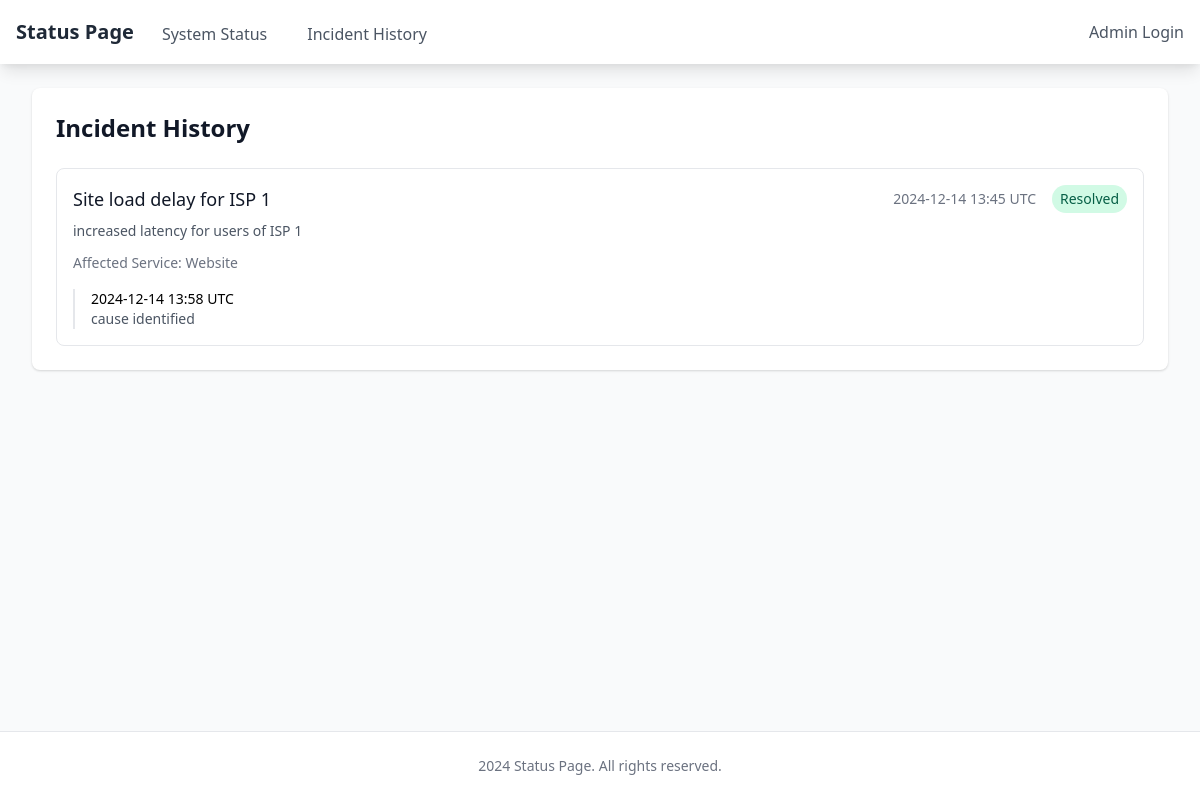
The app's page /history with its own data.
### app/models.py (models this page shows)
class Incident(db.Model):
    id = db.Column(db.Integer, primary_key=True)
    service_id = db.Column(db.Integer, db.ForeignKey('service.id'), nullable=False)
    title = db.Column(db.String(200), nullable=False)
    description = db.Column(db.Text)
    status = db.Column(db.String(20), default='investigating')  # investigating, identified, monitoring, resolved
    created_at = db.Column(db.DateTime, default=datetime.utcnow)
    updated_at = db.Column(db.DateTime, default=datetime.utcnow, onupdate=datetime.utcnow)
    updates = db.relationship('IncidentUpdate', backref='incident', lazy=True)

class Service(db.Model):
    id = db.Column(db.Integer, primary_key=True)
    name = db.Column(db.String(100), nullable=False)
    description = db.Column(db.Text)
    status = db.Column(db.String(20), default='operational')  # operational, degraded, outage
    created_at = db.Column(db.DateTime, default=datetime.utcnow)
    incidents = db.relationship('Incident', backref='service', lazy=True)

class IncidentUpdate(db.Model):
    id = db.Column(db.Integer, primary_key=True)
    incident_id = db.Column(db.Integer, db.ForeignKey('incident.id'), nullable=False)
    message = db.Column(db.Text, nullable=False)
    status = db.Column(db.String(20))
    created_at = db.Column(db.DateTime, default=datetime.utcnow)

### app/routes/public.py (the view)
@bp.route('/history')
def history():
    incidents = Incident.query.order_by(Incident.created_at.desc()).all()
    return render_template('public/history.html', incidents=incidents)

### app/__init__.py (called while the page is built)
def create_app(config_class=Config):
    app = Flask(__name__)
    app.config.from_object(config_class)
    db.init_app(app)
    login_manager.init_app(app)
    migrate.init_app(app, db)
    login_manager.login_view = 'admin.login'
    login_manager.login_message_category = 'info'
    @app.context_processor
    def inject_year():
        return {'current_year': datetime.utcnow().year}
    from app.routes import admin, public
    app.register_blueprint(admin.bp)
    app.register_blueprint(public.bp)
    return app

### app/templates/public/history.html (shortened to what this page needs)
{% extends "base.html" %}
{% block content %}
<div class="bg-white shadow rounded-lg p-6">
    <h2 class="text-2xl font-bold text-gray-900 mb-6">Incident History</h2>
    <div class="space-y-6">
        {% for incident in incidents %}
        <div class="border rounded-lg p-4">
            <div class="flex items-center justify-between">
                <h3 class="text-lg font-medium text-gray-900">{{ incident.title }}</h3>
                <div class="flex items-center space-x-4">
                    <span class="text-sm text-gray-500">{{ incident.created_at.strftime('%Y-%m-%d %H:%M UTC') }}</span>
                    <span class="px-2 py-1 text-sm rounded-full
                        {% if incident.status == 'resolved' %}
                            bg-green-100 text-green-800
                        {% elif incident.status == 'investigating' %}
                            bg-yellow-100 text-yellow-800
                        {% elif incident.status == 'identified' %}
                            bg-blue-100 text-blue-800
                        {% elif incident.status == 'monitoring' %}
                            bg-purple-100 text-purple-800
                        {% endif %}">
                        {{ incident.status|title }}
                    </span>
                </div>
            </div>
            <p class="mt-2 text-sm text-gray-600">{{ incident.description }}</p>
            <div class="mt-3 text-sm text-gray-500">
                Affected Service: {{ incident.service.name }}
            </div>
            {% if incident.updates %}
            <div class="mt-4 space-y-3">
                {% for update in incident.updates %}
                <div class="text-sm pl-4 border-l-2 border-gray-200">
                    <div class="font-medium">{{ update.created_at.strftime('%Y-%m-%d %H:%M UTC') }}</div>
                    <p class="text-gray-600">{{ update.message }}</p>
                </div>
                {% endfor %}
            </div>
            {% endif %}
        </div>
        {% endfor %}
    </div>
</div>
{% endblock %}

### records on screen
Incident: title "Site load delay for ISP 1", created_at "2024-12-14 13:45 UTC", status "Resolved", description "increased latency for users of ISP 1", service.name "Website"
IncidentUpdate: created_at "2024-12-14 13:58 UTC", message "cause identified"
